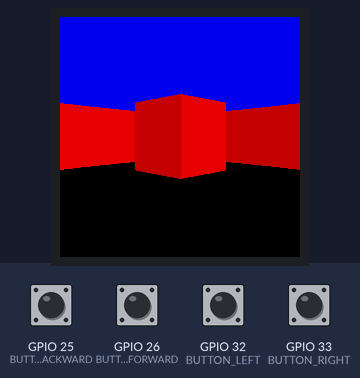
Simulated run of this sketch. Board: ESP32. Parts: 240×240 colour display. The inputs (shaded band) are chosen by the test bench; at power-on: GPIO 25 (BUTTON_BACKWARD), GPIO 26 (BUTTON_FORWARD), GPIO 32 (BUTTON_LEFT), GPIO 33 (BUTTON_RIGHT) HIGH. What the sketch prints to the serial monitor is not drawn.

Above: at 1.3 s.
1.4 s: GPIO 25 (BUTTON_BACKWARD) pulled LOW for 1 s
At 3.4 s:
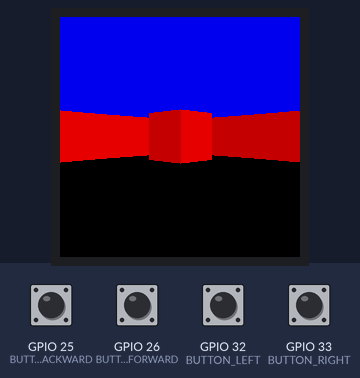
3.9 s: GPIO 26 (BUTTON_FORWARD) pulled LOW for 0.15 s
At 5.5 s:
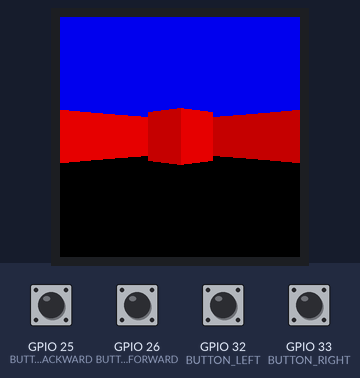
5.8 s: GPIO 32 (BUTTON_LEFT) pulled LOW for 0.15 s
At 6.7 s:
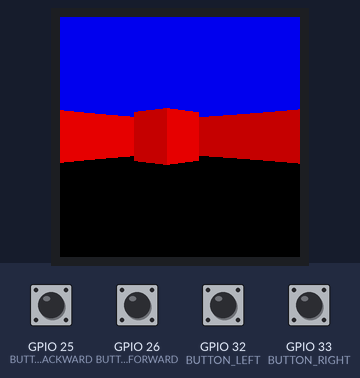
7.7 s: GPIO 33 (BUTTON_RIGHT) pulled LOW for 1 s
At 9.5 s:
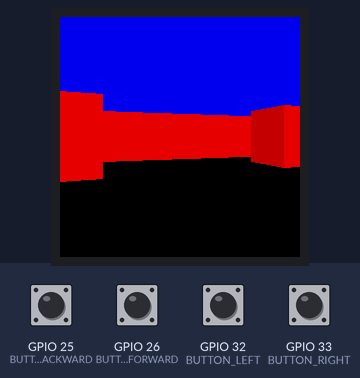
10.2 s: GPIO 25 (BUTTON_BACKWARD) pulled LOW for 0.15 s
At 11.2 s:
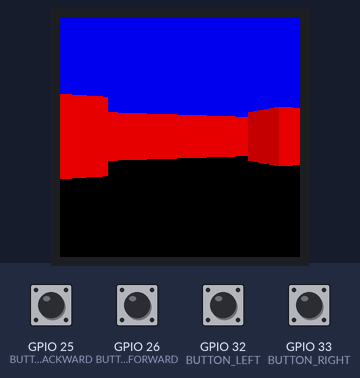
12.1 s: GPIO 26 (BUTTON_FORWARD) pulled LOW for 1 s
At 14.1 s:
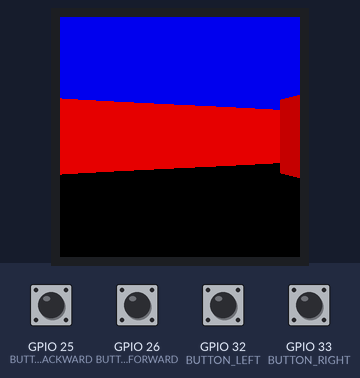
Timing chart, 0 to 15.6 s (numbered marks = the images above; inputs shaded):
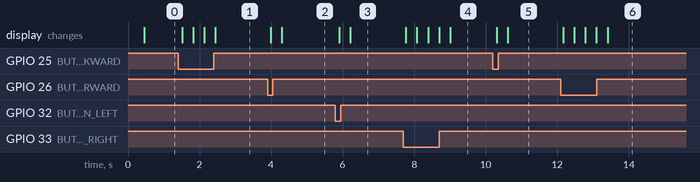

Measured:
- after the input at 1.4 s, the display: first changes after 0.11 s (image 1 shows a later state)
- after the input at 3.9 s, the display: first changes after 0.09 s (image 2 shows a later state)
- after the input at 5.8 s, the display: first changes after 0.11 s (image 3 shows a later state)
- after the input at 7.7 s, the display: first changes after 0.07 s (image 4 shows a later state)
- after the input at 10.2 s, the display: first changes after 0.11 s (image 5 shows a later state)
- after the input at 12.1 s, the display: first changes after 0.07 s (image 6 shows a later state)

The sketch:

cub32d.ino
```cpp
#include <Adafruit_GFX.h>	 // Core graphics library for rendering graphics on displays
#include <Adafruit_ST7789.h> // Hardware-specific library for ST7789-based TFT displays
#include <SPI.h>

// ST7789 TFT module connections
#define TFT_MISO 19 // Pin for Master In Slave Out for SPI communication //BOS
#define TFT_MOSI 23 // Pin for Master Out Slave In for SPI communication //SDA
#define TFT_SCLK 18 // Pin for Serial Clock for SPI communication //SCL

#define TFT_CS -1 // Chip Select pin, set to -1 if not used
#define TFT_DC 2  // Data/Command pin to di                                                                                                                                                                                                                                        tiate data and command transmissions
#define TFT_RST 4 // Reset pin, connects to reset the display for proper initialization

// TEMP
#define TFT_CS -1
#define TFT_DC 2
#define TFT_SCLK 18 // SCL
#define TFT_MOSI 23 // SDA
#define TFT_RST 4

// MOVE
#define BUTTON_LEFT 32
#define BUTTON_RIGHT 33

#define BUTTON_FORWARD 26
#define BUTTON_BACKWARD 25
//#define BUTTON_LEFT 27
//#define BUTTON_RIGHT 28

// ST7789 object
// Adafruit_ST7789 tft = Adafruit_ST7789(TFT_CS, TFT_DC, TFT_RST);
Adafruit_ST7789* tft = NULL;

// draw buffer
//#define SCREEN_WIDTH 240
//#define SCREEN_HEIGHT 240
// maybe convert to char and use as enum while drawing
// uint16_t frameBuffer[SCREEN_WIDTH * SCREEN_HEIGHT];

//COLOR
//RRRRRGGGGGGBBBBB -> RGB 565
//https://rgbcolorpicker.com/565

#define FLOOR 0x0000
#define WALL 0xe000
#define WALL_2 0xc000
#define CEILING 0x001d

float p = 3.1415926;

#include <math.h>

#define WIDTH 240
#define HEIGHT 240
#define MAP_SIZE 10
#define FOV M_PI / 3
#define RAY_STEP 0.01

int game_map[MAP_SIZE][MAP_SIZE] = {
	{1, 1, 1, 1, 1, 1, 1, 1, 1, 1},
	{1, 0, 0, 0, 0, 1, 0, 0, 0, 1},
	{1, 0, 0, 0, 0, 0, 0, 0, 0, 1},
	{1, 0, 0, 0, 0, 0, 0, 1, 0, 1},
	{1, 0, 0, 0, 0, 0, 0, 0, 0, 1},
	{1, 1, 0, 0, 0, 0, 0, 0, 0, 1},
	{1, 0, 0, 0, 0, 0, 0, 0, 0, 1},
	{1, 0, 1, 0, 0, 0, 0, 1, 0, 1},
	{1, 0, 0, 0, 0, 0, 0, 0, 0, 1},
	{1, 1, 1, 1, 1, 1, 1, 1, 1, 1}};

typedef struct
{
	double x;
	double y;
} Point;

typedef struct
{
	Point dir;
	Point side_dist;
	Point delta_dist;
	Point step;
	Point p_map;

	int side;
	int hit;
	double angle; // angle of loop
	double perp_wall_dist;

  uint16_t color; //will change it to texture
} Ray;

typedef struct
{
	double x;
	double y;
	double dir;
} Player;

typedef struct
{
	Player player;

} Game;

Game game;

unsigned long previousMillis = 0;

void setup(void)
{
	Serial.begin(9600);
	Serial.print(F("Hello! ST77xx TFT Test"));

	SPIClass* spi = new SPIClass(HSPI);
	spi->begin(TFT_SCLK, -1, TFT_MOSI, TFT_CS);
	tft = new Adafruit_ST7789(spi, TFT_CS, TFT_DC, TFT_RST);
	// 80MHz should work, but you may need lower speeds
	tft->setSPISpeed(60000000);
	// this will vary depending on your display
	tft->init(240, 240, SPI_MODE2);

	// if the display has CS pin try with SPI_MODE0
	// tft.init(240, 240, SPI_MODE2); // Init ST7789 display 240x240 pixel

	// if the screen is flipped, remove this command
	tft->setRotation(1);

	Serial.println(F("Initialized"));

	game.player.x = 5;
	game.player.y = 5;
	game.player.dir = M_PI / 4;

	// button init
	pinMode(BUTTON_LEFT, INPUT_PULLUP);
	pinMode(BUTTON_RIGHT, INPUT_PULLUP);

	pinMode(BUTTON_FORWARD, INPUT_PULLUP);
	pinMode(BUTTON_BACKWARD, INPUT_PULLUP);
	//pinMode(BUTTON_LEFT, INPUT_PULLUP);
	//pinMode(BUTTON_RIGHT, INPUT_PULLUP);
}

void loop()
{
	unsigned long currentMillis = millis(); // Capture the current time

	// 1000/30 = 33.3ms
	//
  ft_move();

	if (currentMillis - previousMillis >= 33)
	{
		previousMillis = currentMillis;
		// ft_turn(&game.player);
		unsigned long raycastStart = millis();
		raycast(game);
		unsigned long raycastEnd = millis();
		Serial.println("Time spent: "); // 70 - 75 (60 for draw)
		Serial.println(raycastEnd - raycastStart);
	}
}
void ft_move()
{
	if (digitalRead(BUTTON_LEFT) == LOW)
	{
		// Turn player left
		game.player.dir += 0.03;
		if (game.player.dir > 2 * M_PI)
		{
			game.player.dir -= 2 * M_PI;
		}
	}

	// Check if right button is pressed
	if (digitalRead(BUTTON_RIGHT) == LOW)
	{
		// Turn player right
		game.player.dir -= 0.03;
		if (game.player.dir < 0)
		{
			game.player.dir += 2 * M_PI;
		}
	}

	// Moving forward
	if (digitalRead(BUTTON_FORWARD) == LOW)
	{
		game.player.x += cos(game.player.dir) * 0.1;
		game.player.y += sin(game.player.dir) * 0.1;
	}

	// Moving backward
	if (digitalRead(BUTTON_BACKWARD) == LOW)
	{
		game.player.x -= cos(game.player.dir) * 0.1;
		game.player.y -= sin(game.player.dir) * 0.1;
	}

	// Moving left
	if (0 && digitalRead(BUTTON_LEFT) == LOW)
	{
		game.player.x += cos(game.player.dir - M_PI / 2) * 0.1;
		game.player.y += sin(game.player.dir - M_PI / 2) * 0.1;
	}

	// Moving right
	if (0 && digitalRead(BUTTON_RIGHT) == LOW)
	{
		game.player.x += cos(game.player.dir + M_PI / 2) * 0.1;
		game.player.y += sin(game.player.dir + M_PI / 2) * 0.1;
	}
}
// rotate test
void ft_turn(Player* player)
{
	player->dir -= 0.03;
	if (player->dir < 0)
		player->dir += 2 * M_PI;
}
```

raycast.ino
```cpp
void init_ray(Ray& ray, const Player& player, double angle);
void calculate_step(Ray& ray, const Player& player);
void ray_step(Ray& ray);
bool is_hit(const Ray& ray);
void calculate_perpetual(Ray& ray, const Game& game);
void draw_line(const Ray& ray, int& x);


void raycast(const Game& game)
{

	double angle_step = FOV / WIDTH; // ray count
	double angle = game.player.dir - FOV / 2;

	for (int x = 0; x < WIDTH; x++, angle += angle_step)
	{
		Ray ray;

		init_ray(ray, game.player, angle);
		//calculate_step(&ray, &(game->player));
		calculate_perpetual(ray, game);
    draw_line(ray, x); //takes 60ms
	}


}


void init_ray(Ray& ray, const Player& player, double angle)
{
	ray.dir.x = cos(angle);
	ray.dir.y = sin(angle);

	ray.delta_dist.x = fabs(1 / ray.dir.x);
	ray.delta_dist.y = fabs(1 / ray.dir.y);

	ray.p_map.x = (int)player.x;
	ray.p_map.y = (int)player.y;

	ray.hit = 0;

	ray.angle = angle;

  calculate_step(ray, player);

  ray.color = WALL;
}

bool is_hit(const Ray& ray)
{
	if (ray.p_map.x < 0 || ray.p_map.y < 0)
		return (1);
	if (ray.p_map.x >= MAP_SIZE || ray.p_map.y >= MAP_SIZE)
		return (1);
	if (game_map[(int)ray.p_map.y][(int)ray.p_map.x] == 1)
		return (1);

	return (0);
}

void ray_step(Ray& ray)
{
	if (ray.side_dist.x < ray.side_dist.y)
	{
		ray.side_dist.x += ray.delta_dist.x;
		ray.p_map.x += ray.step.x;
		ray.side = 0;
	}
	else
	{
		ray.side_dist.y += ray.delta_dist.y;
		ray.p_map.y += ray.step.y;
		ray.side = 1;
	}
}

//only color rn
void determine_texture(Ray& ray, const Game& game)
{

  if (ray.side == 1)
  {
    ray.color = WALL_2;
  }

}
void calculate_perpetual(Ray& ray, const Game& game)
{
	while (ray.hit == 0)
	{
		ray_step(ray);
		if (is_hit(ray))
			ray.hit = 1;
	}
	if (ray.side == 0) // EAST_WEST
		ray.perp_wall_dist = ray.side_dist.x - ray.delta_dist.x;
	else
		ray.perp_wall_dist = ray.side_dist.y - ray.delta_dist.y;

	determine_texture(ray, game);

  //correct fish eye
	ray.perp_wall_dist = ray.perp_wall_dist * cos(game.player.dir - ray.angle);
}

void calculate_step(Ray& ray, const Player& player)
{
	if (ray.dir.x < 0)
	{
		ray.step.x = -1;
		ray.side_dist.x = (player.x - ray.p_map.x) * ray.delta_dist.x;
	}
	else
	{
		ray.step.x = 1;
		ray.side_dist.x = (ray.p_map.x + 1.0 - player.x) * ray.delta_dist.x;
	}

	if (ray.dir.y < 0)
	{
		ray.step.y = -1;
		ray.side_dist.y = (player.y - ray.p_map.y) * ray.delta_dist.y;
	}
	else
	{
		ray.step.y = 1;
		ray.side_dist.y = (ray.p_map.y + 1.0 - player.y) * ray.delta_dist.y;
	}
}


//const?
void draw_line(const Ray& ray, int& x)
{
	double wall_height = (1 / ray.perp_wall_dist) * HEIGHT;

	int start = (HEIGHT - wall_height) / 2;
	int end = (HEIGHT + wall_height) / 2;

	tft->drawLine(x, 0, x, start, CEILING);
	tft->drawLine(x, start, x, end, ray.color);//ST77XX_RED //wall
	tft->drawLine(x, end, x, HEIGHT, FLOOR);
}
```
